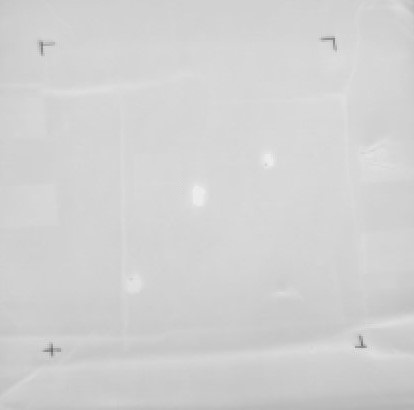
//> input picture pictures/4444.jpg, 414 x 410 px
$ ./distance   (built with g++ and OpenCV 4)
//> lines starting //> are read from the running program, lines starting //| are printed output that depends on the picture; after the words box and inside, x2 and y2 are one past the last pixel; in counts of white or black regions, pixels touching at a corner belong together
#include <iostream>
#include <opencv2/opencv.hpp>
#include <vector>

using namespace std;
using namespace cv;

// 计算多边形重心
Point2f calculateCentroid(const vector<Point>& polygon) {
    Moments m = moments(polygon);
    return Point2f(static_cast<float>(m.m10 / m.m00), static_cast<float>(m.m01 / m.m00));
}

// 检测图像中的黑色标记点并提取关键点
void detectMarkers(const Mat& image, vector<Point2f>& outputPoints, double areaThreshold) {
    Mat gray, binary;
    cvtColor(image, gray, COLOR_BGR2GRAY);

    // 反转颜色（将黑色点转为白色），然后进行二值化
    bitwise_not(gray, gray);
    imshow("Gray Image (Inverted)", gray); // 显示灰度反转图像
    waitKey(0);

    threshold(gray, binary, 80, 255, THRESH_BINARY);
    imshow("Binary Image", binary); // 显示二值图像
    waitKey(0);

    // 使用形态学操作去除小噪声
    Mat morphElement = getStructuringElement(MORPH_RECT, Size(1, 1));
    morphologyEx(binary, binary, MORPH_OPEN, morphElement);
    imshow("After Morphological Opening", binary); // 显示形态学处理后的图像
    waitKey(0);

    // 寻找轮廓
    vector<vector<Point>> contours;
    findContours(binary, contours, RETR_EXTERNAL, CHAIN_APPROX_SIMPLE);

    for (const auto& contour : contours) {
        double contourAreaValue = contourArea(contour);
        if (contourAreaValue < areaThreshold) {
            continue; // 过滤掉面积小的轮廓
        }

        // 获取凸包并逼近为多边形
        vector<Point> hull;
        convexHull(contour, hull);

        vector<Point> approx;
        approxPolyDP(hull, approx, arcLength(hull, true) * 0.09, true);

        // 根据顶点数量和形状特征来判断标记类型
        if (approx.size() == 4) {
            // 检测到四边形标记
            Point2f centroid = calculateCentroid(approx);
            outputPoints.insert(outputPoints.begin(), centroid); // 将四边形重心始终放在第一个位置
            cout << "检测到四边形，重心坐标: (" << centroid.x << ", " << centroid.y << ")" << endl;
        }
        else if (approx.size() == 3) {
            // 检测到三角形标记（如需要，可识别直角顶点）
            outputPoints.push_back(calculateCentroid(approx));
            cout << "检测到三角形，重心坐标: (" << outputPoints.back().x << ", " << outputPoints.back().y << ")" << endl;
        }
    }
}

// 计算两个点之间的欧式距离
double calculateDistance(const Point2f& pt1, const Point2f& pt2) {
    return norm(pt1 - pt2);
}

// 标注检测到的点和距离
void annotatePoints(Mat& image, const vector<Point2f>& points) {
    for (size_t i = 0; i < points.size(); i++) {
        // 标注点
        circle(image, points[i], 5, Scalar(0, 255, 0), -1);
        putText(image, "P" + to_string(i + 1), points[i] + Point2f(5, -5), FONT_HERSHEY_SIMPLEX, 0.6, Scalar(0, 255, 0), 0.5);
    }

    for (size_t i = 0; i < points.size(); i++) {
        size_t j = (i + 1) % points.size();
        double distance = calculateDistance(points[i], points[j]);
        Point2f midpoint = (points[i] + points[j]) * 0.5;
        string distanceText = "D" + to_string(i + 1) + "-" + to_string(j + 1) + ": " + to_string(distance);

        // 标注距离
        putText(image, distanceText, midpoint, FONT_HERSHEY_SIMPLEX, 0.5, Scalar(255, 0, 0), 1);
        line(image, points[i], points[j], Scalar(0, 0, 255), 1);
    }
}

int main() {
    // 相机内参矩阵和畸变系数（根据相机校准结果填写）
    Mat cameraMatrix = (Mat_<double>(3, 3) << 1.5651e+03, 0, 349.9401,
        0, 1.5657e+03, 281.1659,
        0, 0, 1);
    Mat distCoeffs = (Mat_<double>(1, 5) << -0.4660, -3.3158, 0, 0, 0);

    // 读取图像并进行畸变矫正
    Mat image = imread("C:/Users/admin/Desktop/calibration/4444.jpg");
//> image is the input picture: 410 rows x 414 cols, CV_8UC3; min 106, max 239, mean 209.7
    if (image.empty()) {
        cerr << "无法读取图像文件！" << endl;
        return -1;
    }

    Mat undistortedImage;
    undistort(image, undistortedImage, cameraMatrix, distCoeffs);
    imshow("Undistorted Image", undistortedImage); // 显示畸变矫正后的图像
    waitKey(0);

    vector<Point2f> detectedPoints;
    double areaThreshold = 10.0; // 设置面积阈值，过滤小干扰轮廓
    detectMarkers(undistortedImage, detectedPoints, areaThreshold);
//> in detectMarkers, `bitwise_not(gray, gray);`:
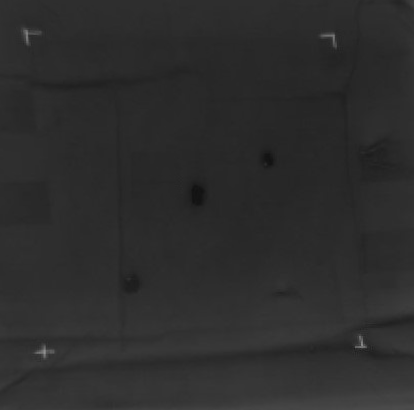
//> gray: 410 rows x 414 cols, CV_8UC1; min 17, max 145, mean 45.1
//> in detectMarkers, `threshold(gray, binary, 80, 255, THRESH_BINARY);`:
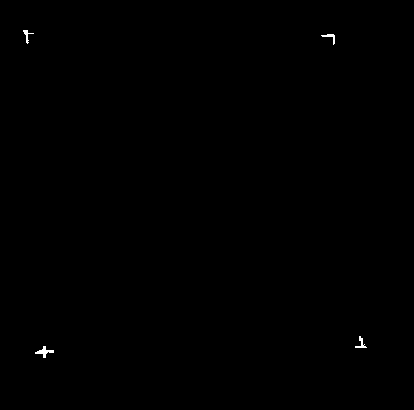
//> binary: 410 rows x 414 cols, CV_8UC1; 0.14% white; 4 white regions
//> in detectMarkers, `findContours(binary, contours, RETR_EXTERNAL, CHAIN_APPROX_SIMPLE);`: contours = 4 contours; box (x1, y1, x2, y2) and area: (35, 346, 54, 358) 61, (355, 336, 367, 348) 28, (321, 34, 335, 45) 28, (23, 30, 34, 44) 25
//> the loop in detectMarkers, `for (const auto& contour : contours)` made 4 passes
//> (contourAreaValue, approx, centroid) on pass 1: (61, 4 Points (x, y): [53, 350], [45, 357], [35, 353], [43, 346], Point(44, 351.5))
//> (contourAreaValue, approx) on passes 2 to 4: (28, 3 Points (x, y): [359, 336], [366, 347], [355, 347]), (27.5, 3 Points (x, y): [334, 43], [321, 35], [333, 34]), (25, 3 Points (x, y): [23, 30], [33, 33], [27, 43])
//| 检测到四边形，重心坐标: (44, 351.5)
//| 检测到三角形，重心坐标: (360, 343.333)
//| 检测到三角形，重心坐标: (329.333, 37.3333)
//| 检测到三角形，重心坐标: (27.6667, 35.3333)
//> detectedPoints = 4 Points (x, y): [44, 351.5], [360, 343.3], [329.3, 37.33], [27.67, 35.33]

    annotatePoints(undistortedImage, detectedPoints);
//> the loop in annotatePoints, `for (size_t i = 0; i < points.size(); i++)` made 4 passes
//> after the loop in annotatePoints, `for (size_t i = 0; i < points.size(); i++)`:
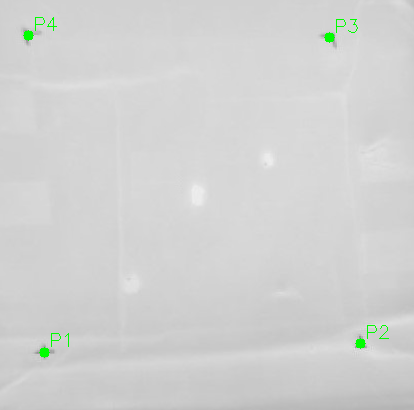
//> image: 410 rows x 414 cols, CV_8UC3; mean B, G, R 209.3, 210.2, 209.3
//> the loop in annotatePoints, `for (size_t i = 0; i < points.size(); i++)` made 4 passes
//> (j, distance, midpoint, distanceText) on passes 1 to 4: (1, 316.1, Point(202, 347.4), "D1-2: 316.105511"), (2, 307.5, Point(344.7, 190.3), "D2-3: 307.532834"), (3, 301.7, Point(178.5, 36.33), "D3-4: 301.673317"), (0, 316.6, Point(35.83, 193.4), "D4-1: 316.588270")
//> pass 1, in annotatePoints, `putText(image, distanceText, midpoint, FONT_HERSHEY_SIMPLEX, 0.5, Scal..`:
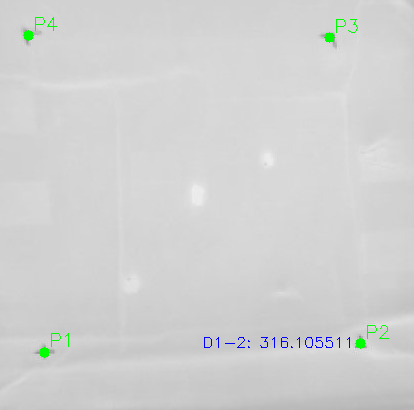
//> image: 410 rows x 414 cols, CV_8UC3; 0.16% of pixels changed, all inside (x1, y1, x2, y2) = (204, 337, 350, 348)
//> pass 2, in annotatePoints, `putText(image, distanceText, midpoint, FONT_HERSHEY_SIMPLEX, 0.5, Scal..`:
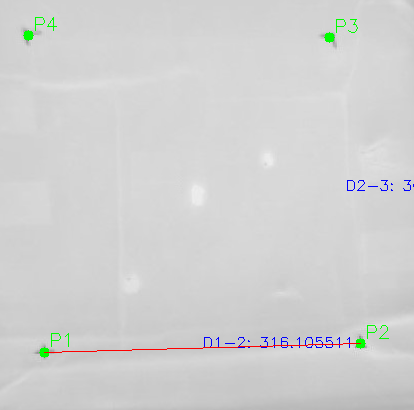
//> image: 410 rows x 414 cols, CV_8UC3; 0.26% of pixels changed, all inside (x1, y1, x2, y2) = (44, 180, 414, 353)
//> pass 3, in annotatePoints, `putText(image, distanceText, midpoint, FONT_HERSHEY_SIMPLEX, 0.5, Scal..`:
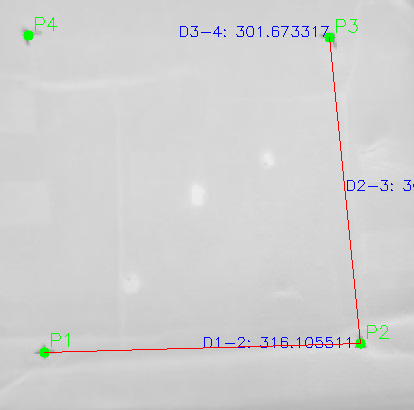
//> image: 410 rows x 414 cols, CV_8UC3; 0.36% of pixels changed, all inside (x1, y1, x2, y2) = (180, 26, 361, 343)
//> after the loop in annotatePoints, `for (size_t i = 0; i < points.size(); i++)`:
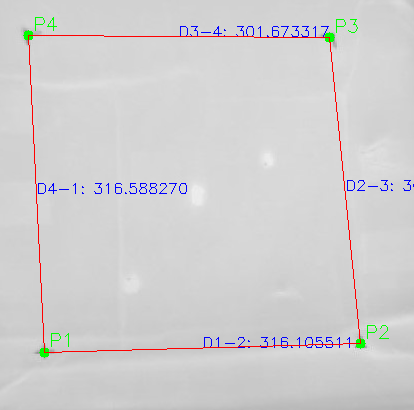
//> image: 410 rows x 414 cols, CV_8UC3; 0.55% of pixels changed, all inside (x1, y1, x2, y2) = (28, 35, 329, 352)

    imshow("Detected Markers with Distances", undistortedImage); // 显示最终标注结果
    waitKey(0);

    return 0;
}

$ run again, with pictures/1111.jpg copied over pictures/4444.jpg
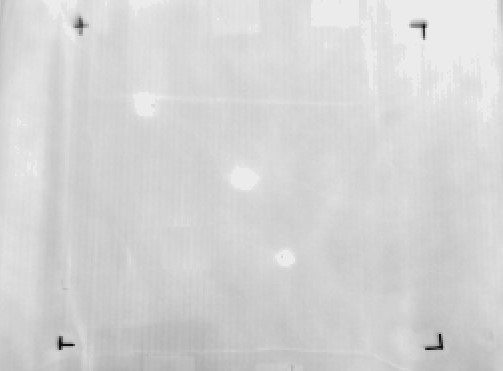
//> input picture pictures/1111.jpg, 503 x 371 px
//> image is the input picture: 371 rows x 503 cols, CV_8UC3; min 5, max 252, mean 212.2
//> in detectMarkers, `threshold(gray, binary, 80, 255, THRESH_BINARY);`:
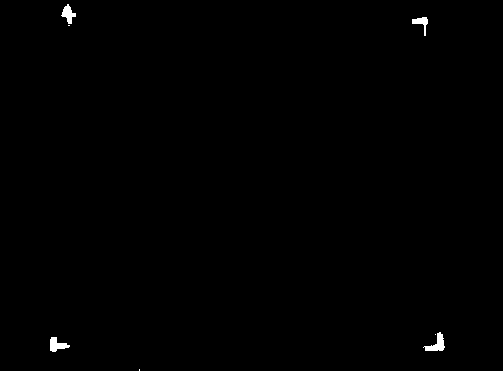
//> binary: 371 rows x 503 cols, CV_8UC1; 0.34% white; 7 white regions (3 under 20 px)
//> contours = 7 contours, 3 with area under 20; largest, box (x1, y1, x2, y2) and area: (423, 332, 445, 351) 154, (50, 337, 70, 352) 136, (61, 4, 76, 24) 123, (412, 17, 428, 36) 90
//> the loop in detectMarkers, `for (const auto& contour : contours)` made 7 passes
//> (contourAreaValue, approx, centroid) on pass 7: (123, 4 Points (x, y): [67, 4], [75, 13], [71, 23], [61, 15], Point(68.31, 13.72))
//> (printed output is left out)
//> detectedPoints = 4 Points (x, y): [68.31, 13.72], [57, 345.3], [436, 343.7], [421, 23.67]
//> the loop in annotatePoints, `for (size_t i = 0; i < points.size(); i++)` made 4 passes
//> the loop in annotatePoints, `for (size_t i = 0; i < points.size(); i++)` made 4 passes
//> (j, distance, midpoint, distanceText) on passes 1 to 4: (1, 331.8, Point(62.65, 179.5), "D1-2: 331.808348"), (2, 379, Point(246.5, 344.5), "D2-3: 379.003665"), (3, 320.4, Point(428.5, 183.7), "D3-4: 320.351370"), (0, 352.8, Point(244.7, 18.69), "D4-1: 352.831273")
//> after the loop in annotatePoints, `for (size_t i = 0; i < points.size(); i++)`:
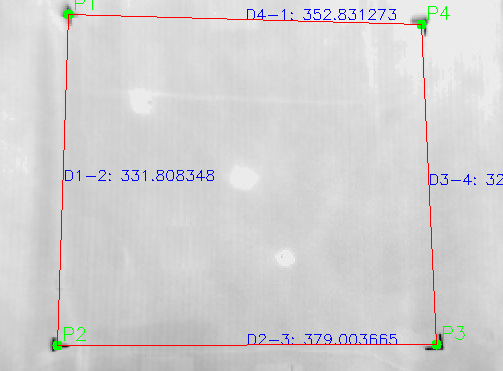
//> image: 371 rows x 503 cols, CV_8UC3; mean B, G, R 210.2, 209.5, 210.7

$ run again, with pictures/2222.jpg copied over pictures/4444.jpg
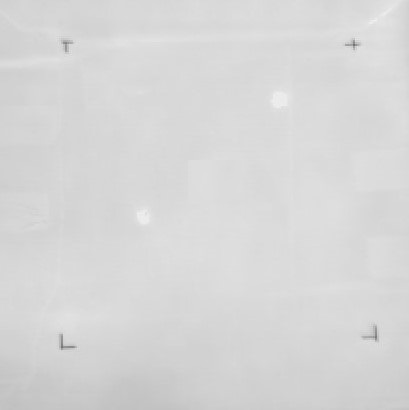
//> input picture pictures/2222.jpg, 409 x 410 px
//> image is the input picture: 410 rows x 409 cols, CV_8UC3; min 111, max 242, mean 214.8
//> binary: 410 rows x 409 cols, CV_8UC1; 0.12% white in thin lines or dots, all inside (x1, y1, x2, y2) = (50, 31, 377, 351)
//> contours = 4 contours; box (x1, y1, x2, y2) and area: (54, 336, 70, 351) 50, (364, 326, 377, 340) 23, (50, 31, 60, 42) 22, (345, 37, 359, 45) 20
//> the loop in detectMarkers, `for (const auto& contour : contours)` made 4 passes
//> (contourAreaValue, approx) on passes 1 to 4: (49.5, 3 Points (x, y): [54, 336], [69, 348], [54, 350]), (23, 3 Points (x, y): [376, 327], [376, 339], [364, 337]), (20.5, 3 Points (x, y): [358, 41], [345, 42], [353, 37]), (22.5, 3 Points (x, y): [50, 31], [59, 32], [55, 41])
//> (printed output is left out)
//> detectedPoints = 4 Points (x, y): [59, 344.7], [372, 334.3], [352, 40], [54.67, 34.67]
//> the loop in annotatePoints, `for (size_t i = 0; i < points.size(); i++)` made 4 passes
//> after the loop in annotatePoints, `for (size_t i = 0; i < points.size(); i++)`:
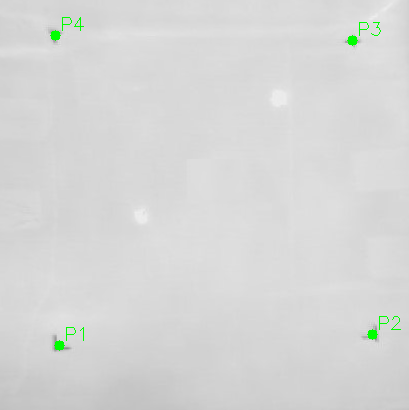
//> image: 410 rows x 409 cols, CV_8UC3; mean B, G, R 214.4, 215.2, 214.4
//> the loop in annotatePoints, `for (size_t i = 0; i < points.size(); i++)` made 4 passes
//> (j, distance, midpoint, distanceText) on passes 1 to 4: (1, 313.2, Point(215.5, 339.5), "D1-2: 313.170524"), (2, 295, Point(362, 187.2), "D2-3: 295.012063"), (3, 297.4, Point(203.3, 37.33), "D3-4: 297.381172"), (0, 310, Point(56.83, 189.7), "D4-1: 310.030285")
//> after the loop in annotatePoints, `for (size_t i = 0; i < points.size(); i++)`:
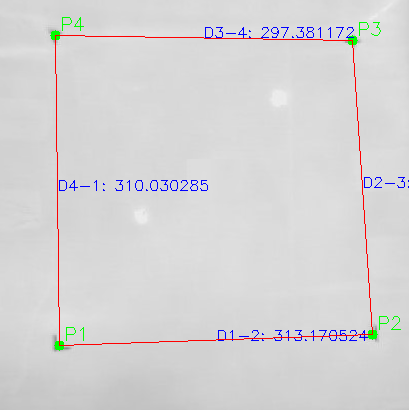
//> image: 410 rows x 409 cols, CV_8UC3; mean B, G, R 213.1, 212.4, 213.4

$ run again, with pictures/3333.jpg copied over pictures/4444.jpg
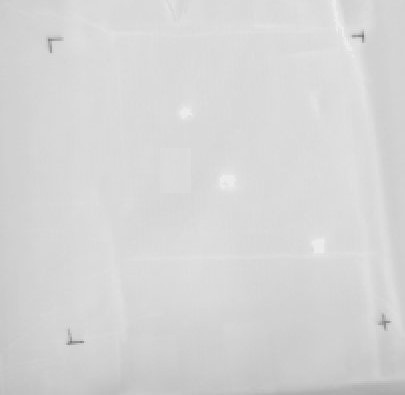
//> input picture pictures/3333.jpg, 405 x 395 px
//> image is the input picture: 395 rows x 405 cols, CV_8UC3; min 114, max 240, mean 214.1
//> binary: 395 rows x 405 cols, CV_8UC1; 0.28% white; 11 white regions (5 under 20 px)
//> contours = 11 contours, 6 with area under 20; largest, box (x1, y1, x2, y2) and area: (354, 390, 405, 395) 115, (60, 338, 79, 346) 36, (378, 315, 390, 329) 29, (33, 27, 46, 43) 29, (306, 392, 331, 395) 22
//> the loop in detectMarkers, `for (const auto& contour : contours)` made 11 passes
//> (contourAreaValue, approx) on passes 4, 5, 7, 11: (21.5, 2 Points (x, y): [330, 393], [306, 394]), (115, 2 Points (x, y): [404, 392], [354, 394]), (35.5, 3 Points (x, y): [60, 345], [64, 338], [78, 342]), (29, 3 Points (x, y): [45, 28], [37, 42], [33, 27])
//> (printed output is left out)
//> detectedPoints = 4 Points (x, y): [383.4, 321.9], [67.33, 341.7], [359.3, 33], [38.33, 32.33]
//> the loop in annotatePoints, `for (size_t i = 0; i < points.size(); i++)` made 4 passes
//> the loop in annotatePoints, `for (size_t i = 0; i < points.size(); i++)` made 4 passes
//> (j, distance, midpoint, distanceText) on passes 1 to 4: (1, 316.7, Point(225.4, 331.8), "D1-2: 316.714674"), (2, 424.9, Point(213.3, 187.3), "D2-3: 424.898935"), (3, 321, Point(198.8, 32.67), "D3-4: 321.000692"), (0, 450.5, Point(210.9, 177.1), "D4-1: 450.457257")
//> after the loop in annotatePoints, `for (size_t i = 0; i < points.size(); i++)`:
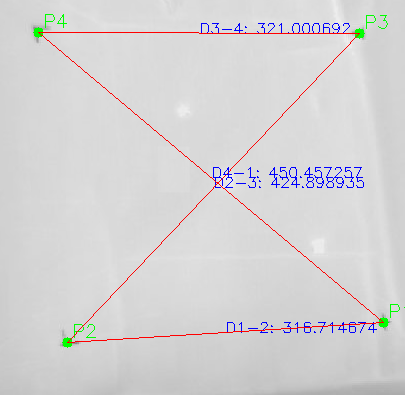
//> image: 395 rows x 405 cols, CV_8UC3; mean B, G, R 212.3, 211.2, 212.5
